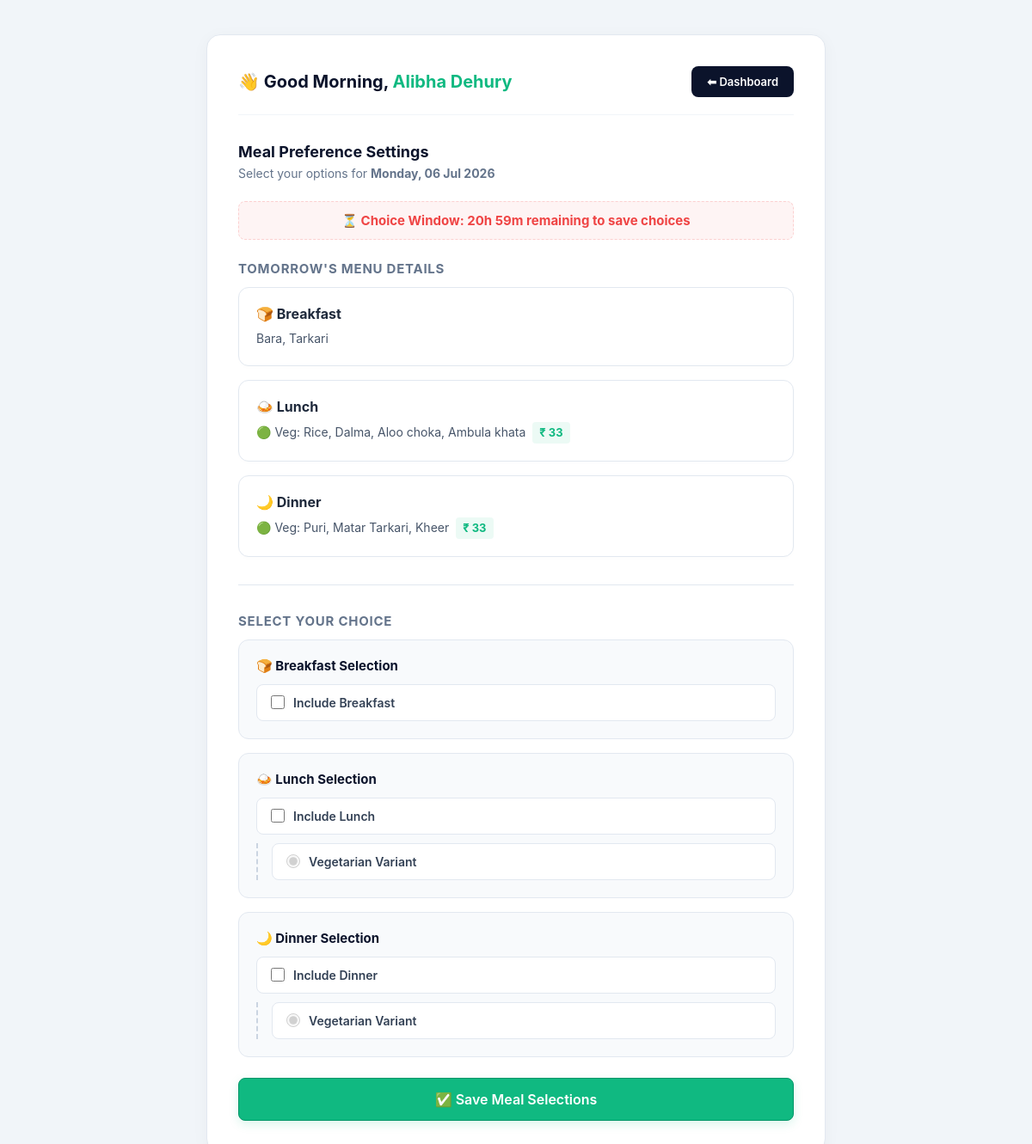
The app's page /student/meal.php (signed in) with its own data.
### tables this page shows
CREATE TABLE `menu` (
  `id` int(11) NOT NULL,
  `day` varchar(20) DEFAULT NULL,
  `breakfast` varchar(255) DEFAULT NULL,
  `breakfast_price` int(11) DEFAULT 15,
  `lunch_veg` varchar(255) DEFAULT NULL,
  `lunch_nonveg` varchar(255) DEFAULT NULL,
  `has_lunch_nonveg` tinyint(1) DEFAULT 0,
  `lunch_veg_price` int(11) DEFAULT 33,
  `lunch_nonveg_price` int(11) DEFAULT 33,
  `dinner_veg` varchar(255) DEFAULT NULL,
  `dinner_nonveg` varchar(255) DEFAULT NULL,
  `has_dinner_nonveg` tinyint(1) DEFAULT 0,
  `dinner_veg_price` int(11) DEFAULT 33,
  `dinner_nonveg_price` int(11) DEFAULT 33,
  `has_base_option` tinyint(1) DEFAULT 0,
  `is_special` tinyint(1) DEFAULT 0,
  `special_date` date DEFAULT NULL,
  `special_lunch_veg_price` int(11) DEFAULT 40,
  `special_lunch_nonveg_price` int(11) DEFAULT 50,
  `special_dinner_veg_price` int(11) DEFAULT 40,
  `special_dinner_nonveg_price` int(11) DEFAULT 50,
  `is_active` tinyint(4) DEFAULT 1,
  `has_special_lunch` tinyint(1) DEFAULT 0,
  `has_special_dinner` tinyint(1) DEFAULT 0,
  `has_lunch` tinyint(1) DEFAULT 0,
  `has_dinner` tinyint(1) DEFAULT 0
);

### student/meal.php (the view, shortened to what this page needs)
<?php
include("../config/db_connect.php");
if (!isset($conn)) {
    if (isset($pdo)) { $conn = $pdo; }
    elseif (isset($db)) { $conn = $db; }
    elseif (isset($con)) { $conn = $con; }
    else {
        die("<div style='padding: 24px; text-align:center; font-family:sans-serif; color: #EF4444;'>
            ⚠ Database Variable Error: A valid PDO instance ($conn, $pdo, $db, or $con) could not be found inside config/db_connect.php.
        </div>");
    }
}
$now = time();
$deadline_today = strtotime("22:00");
$day = date("l", strtotime("+1 day"));
$tomorrow_date = date("Y-m-d", strtotime("+1 day"));
$isExpired = ($now >= $deadline_today);
$current_hour = (int)date('H');
if ($current_hour < 12) {
    $greeting = "Good Morning";
} elseif ($current_hour < 17) {
    $greeting = "Good Afternoon";
} else {
    $greeting = "Good Evening";
}
$stmt = $conn->prepare("SELECT * FROM menu WHERE day=? AND is_special=0 LIMIT 1");
$stmt->execute([$day]);
$normal_menu = $stmt->fetch(PDO::FETCH_ASSOC);
$stmt = $conn->prepare("SELECT * FROM menu WHERE special_date=? AND is_special=1 AND is_active=1 LIMIT 1");
$stmt->execute([$tomorrow_date]);
$special_menu = $stmt->fetch(PDO::FETCH_ASSOC) ?: null;
$row = $normal_menu;
if ($special_menu) {
    $row['has_base_option'] = $special_menu['has_base_option'];
    $row['is_special'] = 1;
} else {
    $row['is_special'] = 0;
}
$lunch_veg_price = $row['lunch_veg_price'];
$dinner_veg_price = $row['dinner_veg_price'];
$selected = [
    'breakfast' => 0,
    'lunch' => 0,
    'lunch_type' => '',
    'dinner' => 0,
    'dinner_type' => '',
    'base' => '',
    'locked' => 0
];
$isLocked = !empty($selected['locked']);
?>
<!DOCTYPE html>
<html lang="en">
<head>
</head>
<body>
    <div class="main-wrapper">
        <div class="container">
            <div class="header-navigation">
                <div class="welcome-box">
                    <h2>👋 <?php echo $greeting; ?>, <span class="name"><?php echo htmlspecialchars($_SESSION['name']); ?></span></h2>
                </div>
                <a href="dashboard.php" class="menu-btn">⬅ Dashboard</a>
            </div>
            <h3>Meal Preference Settings</h3>
            <p class="sub-instructions">Select your options for <b><?php echo date("l, d M Y", strtotime($tomorrow_date)); ?></b></p>
            <div id="timer" class="timer">⏳ Loading current window status...</div>
            <div class="section-title">Tomorrow's Menu Details</div>
            <div class="display-card">
                <strong>🍞 Breakfast</strong>
                <div class="display-card-row"><?php echo $row['breakfast']; ?></div>
            </div>
            <div class="display-card">
                <strong>
                    🍛 Lunch
                </strong>
                <div class="display-card-row">
                    🟢 Veg: <?php echo $row['lunch_veg']; ?> <span class="price-tag">₹ <?php echo $lunch_veg_price; ?></span>
                </div>
            </div>
            <div class="display-card">
                <strong>
                    🌙 Dinner
                </strong>
                <div class="display-card-row">
                    🟢 Veg: <?php echo $row['dinner_veg']; ?> <span class="price-tag">₹ <?php echo $dinner_veg_price; ?></span>
                </div>
            </div>
            <hr>
            <form method="post" action="save_meal.php" <?php if ($isExpired || $isLocked) {
                                                            echo "style='pointer-events:none; opacity:0.65;'";
                                                        } ?>>
                <div class="section-title">Select Your Choice</div>
                <div class="selection-form-card">
                    <h4>🍞 Breakfast Selection</h4>
                    <label class="interactive-label">
                        <input type="checkbox" name="breakfast" <?php if (!empty($selected['breakfast'])) echo "checked"; ?>>
                        <span>Include Breakfast</span>
                    </label>
                </div>
                <div class="selection-form-card">
                    <h4>🍛 Lunch Selection</h4>
                    <label class="interactive-label">
                        <input type="checkbox" name="take_lunch" id="lunch_check" <?php if (!empty($selected['lunch'])) echo "checked"; ?> onclick="toggleLunch()">
                        <span>Include Lunch</span>
                    </label>
                    <div class="sub-options-group">
                        <label class="interactive-label">
                            <input type="radio" name="lunch_type" value="veg" <?php if ($selected['lunch_type'] == "veg" || empty($selected['lunch_type'])) echo "checked"; ?>>
                            <span>Vegetarian Variant</span>
                        </label>
                    </div>
                </div>
                <div class="selection-form-card">
                    <h4>🌙 Dinner Selection</h4>
                    <label class="interactive-label">
                        <input type="checkbox" name="take_dinner" id="dinner_check" <?php if (!empty($selected['dinner'])) echo "checked"; ?> onclick="toggleDinner()">
                        <span>Include Dinner</span>
                    </label>
                    <div class="sub-options-group">
                        <label class="interactive-label">
                            <input type="radio" name="dinner_type" value="veg" <?php if ($selected['dinner_type'] == "veg" || empty($selected['dinner_type'])) echo "checked"; ?>>
                            <span>Vegetarian Variant</span>
                        </label>
                    </div>
                </div>
                <div style="margin-top: 24px;">
                    <button type="submit" id="submit_button" class="btn-submit-save" <?php if ($isExpired || $isLocked) echo "disabled"; ?>>
                        ✅ Save Meal Selections
                    </button>
                </div>
            </form>
        </div>
    </div>
</body>
</html>

### student/meal.php (style rules this page uses)
* { margin: 0; padding: 0; box-sizing: border-box; font-family: 'Inter', 'Segoe UI', -apple-system, sans-serif; }
body { background-color: #F1F5F9; color: #1E293B; min-height: 100vh; padding: 40px 20px; }
.main-wrapper { width: 100%; max-width: 720px; margin: 0 auto; }
.container { background: #FFFFFF; padding: 36px; border-radius: 16px; box-shadow: 0 4px 20px rgba(11, 19, 43, 0.04); border: 1px solid #E2E8F0; }
.header-navigation { display: flex; justify-content: space-between; align-items: center; margin-bottom: 32px; padding-bottom: 20px; border-bottom: 1px solid #F1F5F9; }
.welcome-box h2 { font-size: 20px; color: #0B132B; font-weight: 700; }
.welcome-box .name { color: #10B981; }
.menu-btn { padding: 10px 18px; background: #0B132B; color: white; text-decoration: none; border-radius: 8px; font-size: 13px; font-weight: 600; transition: opacity 0.2s ease; }
h3 { font-size: 18px; color: #0B132B; margin-bottom: 6px; font-weight: 700; }
.sub-instructions { font-size: 14px; color: #64748B; margin-bottom: 24px; }
.timer { font-weight: 700; color: #EF4444; background: rgba(239, 68, 68, 0.06); padding: 12px; border-radius: 8px; text-align: center; font-size: 15px; margin-bottom: 20px; border: 1px dashed rgba(239, 68, 68, 0.2); }
.section-title { font-size: 15px; text-transform: uppercase; letter-spacing: 0.05em; color: #64748B; margin: 24px 0 12px 0; font-weight: 700; }
.display-card { background: #FFFFFF; border: 1px solid #E2E8F0; padding: 20px; border-radius: 12px; margin-bottom: 16px; box-shadow: 0 2px 4px rgba(0, 0, 0, 0.01); }
.display-card-row { margin-top: 8px; font-size: 14px; color: #475569; line-height: 1.6; }
.price-tag { color: #10B981; font-weight: 700; background: rgba(16, 185, 129, 0.08); padding: 2px 8px; border-radius: 4px; font-size: 13px; display: inline-block; margin-left: 4px; }
.selection-form-card { background: #F8FAFC; border: 1px solid #E2E8F0; padding: 20px; border-radius: 12px; margin-bottom: 16px; }
.selection-form-card h4 { color: #0B132B; font-size: 15px; font-weight: 700; margin-bottom: 12px; }
.interactive-label { display: flex; align-items: center; gap: 10px; background: #FFFFFF; padding: 12px 16px; border-radius: 8px; border: 1px solid #E2E8F0; margin-top: 8px; cursor: pointer; font-size: 14px; font-weight: 600; color: #334155; transition: background 0.2s; }
.interactive-label input[type="checkbox"], .interactive-label input[type="radio"] { width: 16px; height: 16px; accent-color: #10B981; }
.sub-options-group { margin-top: 10px; padding-left: 16px; border-left: 2px dashed #CBD5E1; }
hr { border: 0; height: 1px; background: #E2E8F0; margin: 32px 0; }
.btn-submit-save { width: 100%; padding: 14px; background: #10B981; color: #FFFFFF; border: 1px solid #059669; border-radius: 8px; font-size: 16px; font-weight: 600; cursor: pointer; transition: all 0.2s ease; box-shadow: 0 4px 12px rgba(16, 185, 129, 0.15); }

### records on screen
menu: breakfast "Bara, Tarkari", lunch_veg "Rice, Dalma, Aloo choka, Ambula khata", lunch_veg_price "33", dinner_veg "Puri, Matar Tarkari, Kheer", dinner_veg_price "33"

### other values on screen
$greeting "Good Morning"
$_SESSION['name'] "Alibha Dehury"
